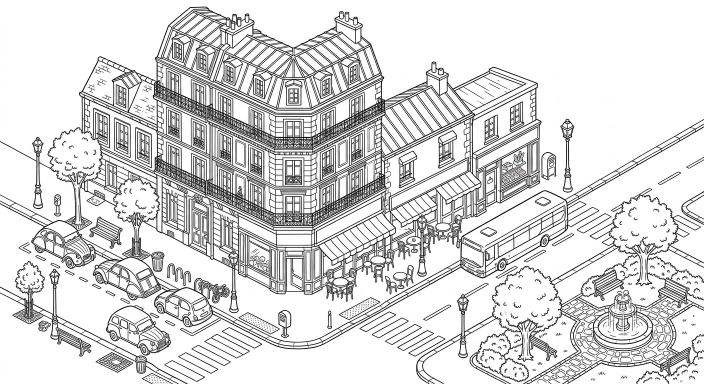
#> input picture IMG_6855.jpeg, 1408 x 768 px (shown at 1/2 size)
$ python mesure_reference.py ../IMG_6855.jpeg
#> lines starting #> are read from the running program, lines starting #| are printed output that depends on the picture
#| IMG_6855.jpeg (1408, 768)
"""Mesurer la REFERENCE : quel angle de camera une planche dessinee emploie-t-elle ?

    python3 v2/mesure_reference.py --test
    python3 v2/mesure_reference.py photo.jpg --zone 720 760 1450 1060
    python3 v2/mesure_reference.py photo.jpg --angles 14 -59

Ni Blender ni reseau : Pillow et numpy suffisent.

LE PRINCIPE. Dans une projection orthographique, deux directions du SOL
perpendiculaires entre elles tombent sur la page a des angles a1 et a2 tels que

        |tan(a1) x tan(a2)| = sin^2(elevation)

et cette relation ne depend PAS de l'orientation du batiment mesure. Il suffit
donc de trouver, sur une photo, les deux familles de droites d'un meme
batiment — par exemple les deux bords d'une toiture — pour en deduire la hauteur
de vue. La verticale, elle, reste verticale sur la page : c'est le controle qui
dit si la photo est droite.

COMMENT ON TROUVE LES FAMILLES. On tourne l'image d'un angle, on moyenne chaque
ligne, et on regarde si le profil obtenu est contraste : quand la rotation aligne
une famille de traits sur les lignes de l'image, le profil devient une suite de
creux nets. C'est une transformee de Radon du pauvre, et elle a un mérite sur
l'analyse de gradient : les croisements de traits ne l'abusent pas.

CE QU'IL FAUT SE MEFIER. Les plis du papier et l'eclairage font un pic a 0 degre
qui ecrase tout le reste ; d'ou le passe-haut avant la mesure, et le rejet de la
bande |angle| < 6 degres. Et le signe : la rotation de Pillow tourne dans l'autre
sens, l'angle rendu est l'oppose de l'angle du trait. `--test` verifie les deux.
"""
from __future__ import annotations

import argparse
import math
import sys
from pathlib import Path

import numpy as np
from PIL import Image, ImageDraw

BANDE_MORTE = 6.0        # degres autour de 0 et de 90 : plis, trame, bord de page


def passe_haut(img: Image.Image, r: int = 11) -> Image.Image:
#> called with r = 11
    a = np.asarray(img, dtype=np.float32)
    k = np.ones(2 * r + 1) / (2 * r + 1)
    b = np.apply_along_axis(lambda v: np.convolve(v, k, mode="same"), 0, a)
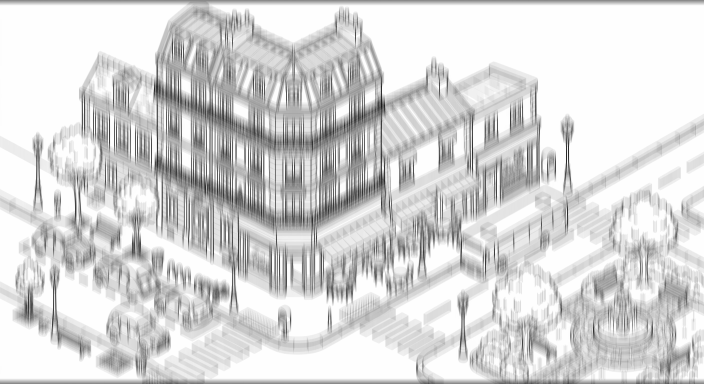
#> b: shape (768, 1408) float64 (shown at 1/2 size); min 0.0435, max 255, mean 215.2
    b = np.apply_along_axis(lambda v: np.convolve(v, k, mode="same"), 1, b)
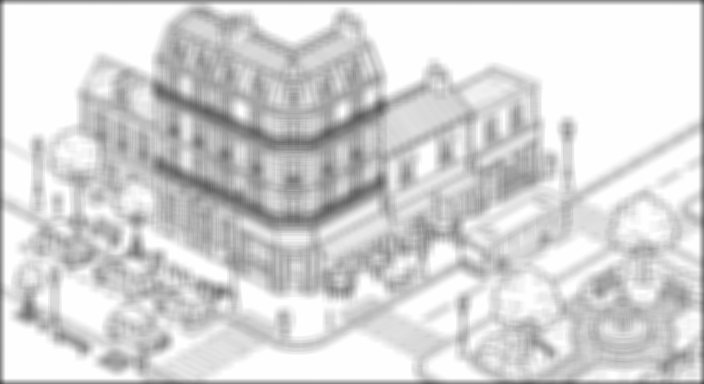
#> b: shape (768, 1408) float64 (shown at 1/2 size); min 69.32, max 255, mean 214.2
    return Image.fromarray(np.clip(128 + (a - b) * 2, 0, 255).astype(np.uint8))
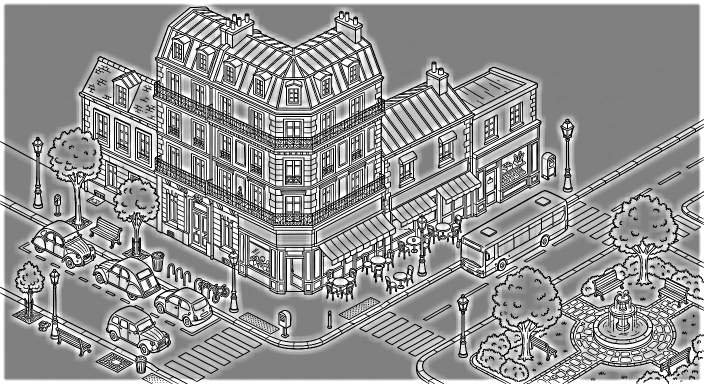
#> returned value: PIL image 1408x768 L (shown at 1/2 size); min 0, max 255, mean 149.9


def profil(img: Image.Image, pas: float = 0.5):
    """Nettete du profil pour chaque angle de rotation."""
#> called with pas = 0.5
    angles = np.arange(-89, 89, pas)
#> angles = 356 values from -89 to 88.5
    out = []
    for a in angles:
        r = img.rotate(-a, resample=Image.BILINEAR, expand=True, fillcolor=128)
        A = np.asarray(r, dtype=np.float32)
        h, w = A.shape
        m = int(0.20 * min(h, w))
        A = A[m:h - m, m:w - m]
        if A.size == 0:
            out.append(0.0)
            continue
        p = A.mean(axis=1)
        p = p - np.convolve(p, np.ones(21) / 21, mode="same")
        out.append(float(np.var(p[12:-12])))
#> this loop made 356 passes
#> (a, h, w, m) on passes 1 to 3: (-89, 1422, 794, 158), (-88.5, 1428, 806, 161), (-88, 1434, 818, 163)
#> pass 1, in profil, `r = img.rotate(-a, resample=Image.BILINEAR, expand=True, fillcolor=128)`:
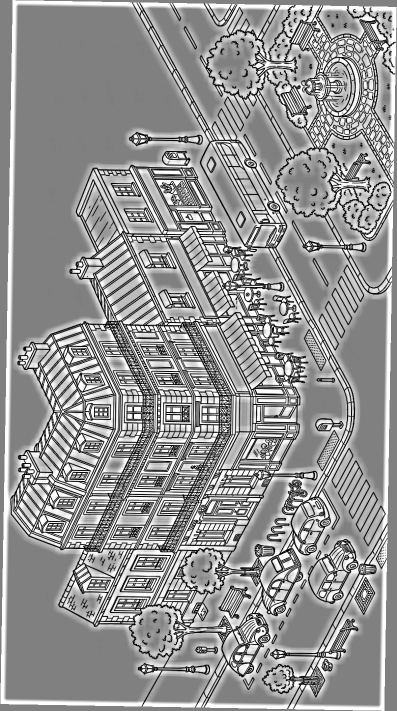
#> r: PIL image 794x1422 L (shown at 1/2 size); min 0, max 255, mean 148.7
#> pass 1, in profil, `A = A[m:h - m, m:w - m]`:
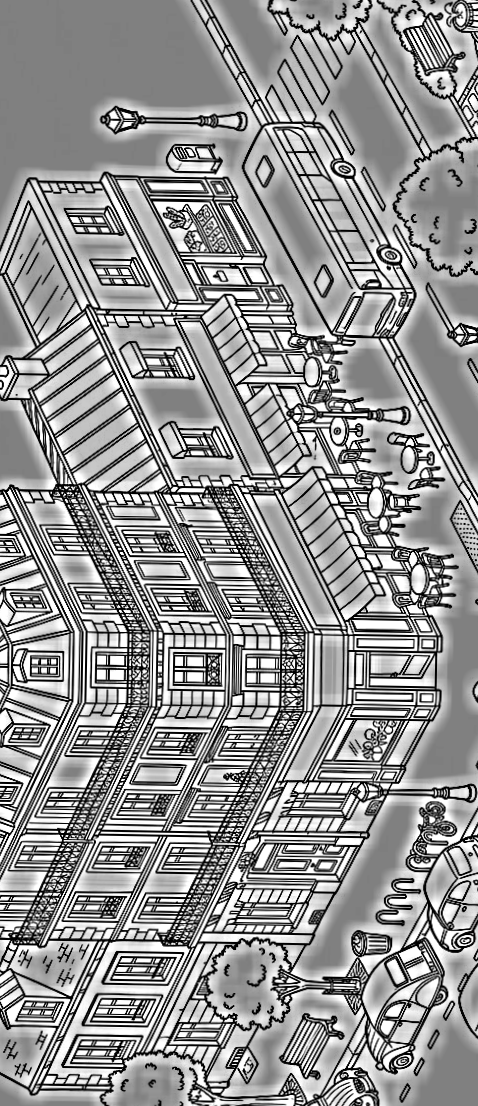
#> A: shape (1106, 478) float32; min 0, max 255, mean 149.6
#> pass 2, in profil, `r = img.rotate(-a, resample=Image.BILINEAR, expand=True, fillcolor=128)`:
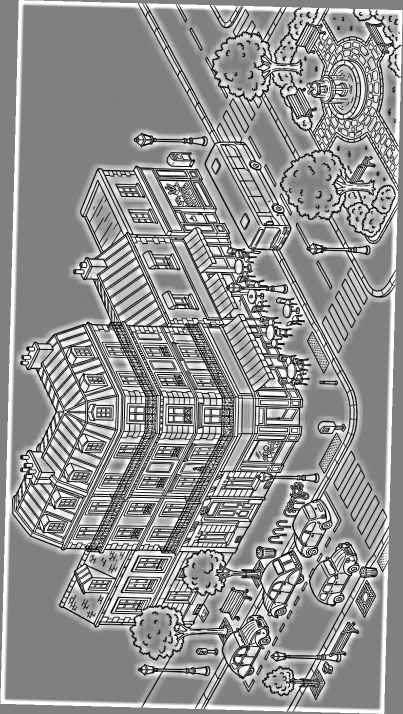
#> r: PIL image 806x1428 L (shown at 1/2 size); min 0, max 255, mean 148.3
#> after the loop, out = 356 values, max 177.4 at index 0, min 4.47 at index 288, mean 16.24
    return angles, np.convolve(np.array(out), np.ones(3) / 3, mode="same")


def familles(img: Image.Image, n: int = 4, ecart: float = 12.0):
    """Les n directions de traits les plus marquees, en degres, bande morte exclue.

    Positif = le trait descend vers la droite (l'axe y de l'image pointe en bas).
    """
    a, s = profil(passe_haut(img))
#> a = 356 values from -89 to 88.5; s = 356 values, max 138.3 at index 1, min 4.66 at index 288, mean 15.97
    garde = (np.abs(a) > BANDE_MORTE) & (np.abs(a) < 90 - BANDE_MORTE)
    a, s = a[garde], s[garde]
#> a = 310 values from -83.5 to 83.5; s = 310 values, max 49.72 at index 201, min 4.66 at index 252, mean 12.92
    res = []
    for i in np.argsort(-s):
        v = -a[i]                      # la rotation de Pillow inverse le signe
        if all(abs(v - p) > ecart for p, _ in res):
            res.append((v, s[i]))
        if len(res) == n:
            break
#> this loop made 21 passes
#> (i, v) on passes 1 to 12: (201, -29.5), (200, -29), (196, -27), (197, -27.5), (199, -28.5), (198, -28), (117, 25), (118, 24.5), (195, -26.5), (202, -30), (116, 25.5), (194, -26)
#> after the loop, res = [(-29.5, 49.72), (25, 47.09), (-83.5, 36.17), (82.5, 31.27)]
    haut = max(v for _, v in res) if res else 1.0
#> haut = 49.72
    return [(p, v / haut) for p, v in sorted(res)]


def elevation(a1: float, a2: float):
    """Hauteur de vue, en degres, a partir de deux directions du sol."""
    t = abs(math.tan(math.radians(a1)) * math.tan(math.radians(a2)))
    if t > 1.0:
        return None                    # pas deux directions d'un meme sol
    return math.degrees(math.asin(math.sqrt(t)))


def _planche(a1: float, a2: float, n: int = 800) -> Image.Image:
    img = Image.new("L", (n, n), 255)
    d = ImageDraw.Draw(img)
    for k in range(-70, 70):
        for a in (a1, a2):
            y = n // 2 + k * 30
            d.line([0, y, n, y + n * math.tan(math.radians(a))], fill=0, width=2)
    return img


def autotest() -> int:
    """Rejoue trois projections connues. Sans ce controle la mesure ne vaut rien :
    une premiere version, fondee sur le tenseur de structure, annoncait des
    familles a +-53 degres sur une planche tracee a +-30."""
    ok = True
    for elev, azimut in ((40, 21), (35, 45), (55, 30)):
        se = math.sin(math.radians(elev))
        t = math.tan(math.radians(azimut))
        a1 = math.degrees(math.atan(se * t))
        a2 = -math.degrees(math.atan(se / t))
        f = familles(_planche(a1, a2), n=2)
        mes = elevation(f[0][0], f[1][0])
        bon = mes is not None and abs(mes - elev) < 2.5
        ok &= bon
        print(f"  trace elevation {elev:2d} azimut {azimut:2d} -> familles "
              f"{a1:+6.1f} / {a2:+6.1f} ; mesure {f[0][0]:+6.1f} / {f[1][0]:+6.1f} "
              f"-> elevation {mes:5.1f}  {'OK' if bon else 'ECHEC'}")
    return 0 if ok else 1


def main() -> int:
    p = argparse.ArgumentParser(description=__doc__,
                                formatter_class=argparse.RawDescriptionHelpFormatter)
    p.add_argument("photo", nargs="?", type=Path)
    p.add_argument("--zone", nargs=4, type=int, metavar=("X0", "Y0", "X1", "Y1"),
                   help="n'analyser qu'un batiment : ses deux familles doivent "
                        "etre celles d'un MEME toit")
    p.add_argument("--angles", nargs=2, type=float, metavar=("A1", "A2"),
                   help="calculer l'elevation a partir de deux angles deja lus")
    p.add_argument("--verifier", nargs=2, type=float, metavar=("A1", "A2"),
                   help="tracer ces deux familles sur la zone, pour juger a l'oeil")
    p.add_argument("--sortie", type=Path, default=Path("verif.png"))
    p.add_argument("--test", action="store_true")
    args = p.parse_args()

    if args.test:
        return autotest()
    if args.angles:
        e = elevation(*args.angles)
        print(f"elevation = {e:.1f} deg" if e else
              "ces deux angles ne peuvent pas etre deux directions d'un meme sol")
        return 0
    if args.photo is None:
        p.error("donner une photo, ou --angles, ou --test")

    img = Image.open(args.photo).convert("L")
    if args.zone:
        img = img.crop(tuple(args.zone))
    print(f"{args.photo.name} {img.size}")

    if args.verifier:
        # LE JUGE, c'est l'oeil. La mesure propose plusieurs paires et une seule
        # est faite des deux bords d'un MEME toit ; aucune statistique ne le sait.
        v = img.convert("RGB").resize((img.size[0] * 2, img.size[1] * 2),
                                      Image.LANCZOS)
        d = ImageDraw.Draw(v)
        w, h = v.size
        for k in range(-80, 80):
            for a, col in zip(args.verifier, ((220, 0, 0), (0, 0, 220))):
                y = k * 60 + (0 if a == args.verifier[0] else 30)
                d.line([0, y, w, y + w * math.tan(math.radians(a))], fill=col, width=2)
        v.save(args.sortie)
        e = elevation(*args.verifier)
        print(f"  rouge {args.verifier[0]:+.1f}, bleu {args.verifier[1]:+.1f} -> "
              + (f"elevation {e:.1f} deg" if e else "paire impossible"))
        print(f"  -> {args.sortie}")
        return 0
    f = familles(img)
#> f = [(-83.5, 0.728), (-29.5, 1), (25, 0.947), (82.5, 0.629)]
    for a, poids in f:
        print(f"  famille a {a:+6.1f} deg   force {poids:4.2f}")
#> this loop made 4 passes
#|   famille a  -83.5 deg   force 0.73
#|   famille a  -29.5 deg   force 1.00
#|   famille a  +25.0 deg   force 0.95
#|   famille a  +82.5 deg   force 0.63
    for i in range(len(f)):
        for j in range(i + 1, len(f)):
            e = elevation(f[i][0], f[j][0])
            if e is not None and f[i][0] * f[j][0] < 0:
                print(f"  paire {f[i][0]:+.1f} / {f[j][0]:+.1f} -> elevation {e:.1f} deg")
#> this loop made 4 passes
#|   paire -29.5 / +25.0 -> elevation 30.9 deg
    return 0


if __name__ == "__main__":
    sys.exit(main())
#> (the program exits here)

$ run again, on assets/REF_02_castres.png
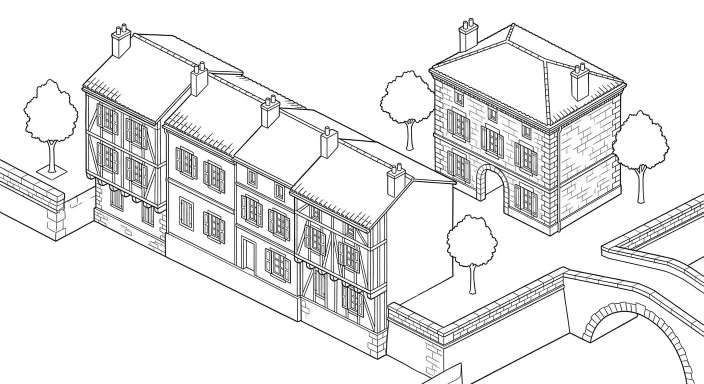
#> input picture assets/REF_02_castres.png, 1407 x 768 px (shown at 1/2 size)
#| REF_02_castres.png (1407, 768)
#> angles = 356 values from -89 to 88.5
#> the loop in profil, `for a in angles:` made 356 passes
#> (a, h, w, m) on passes 1 to 3: (-89, 1422, 793, 158), (-88.5, 1428, 805, 161), (-88, 1434, 817, 163)
#> pass 1, in profil, `A = A[m:h - m, m:w - m]`:
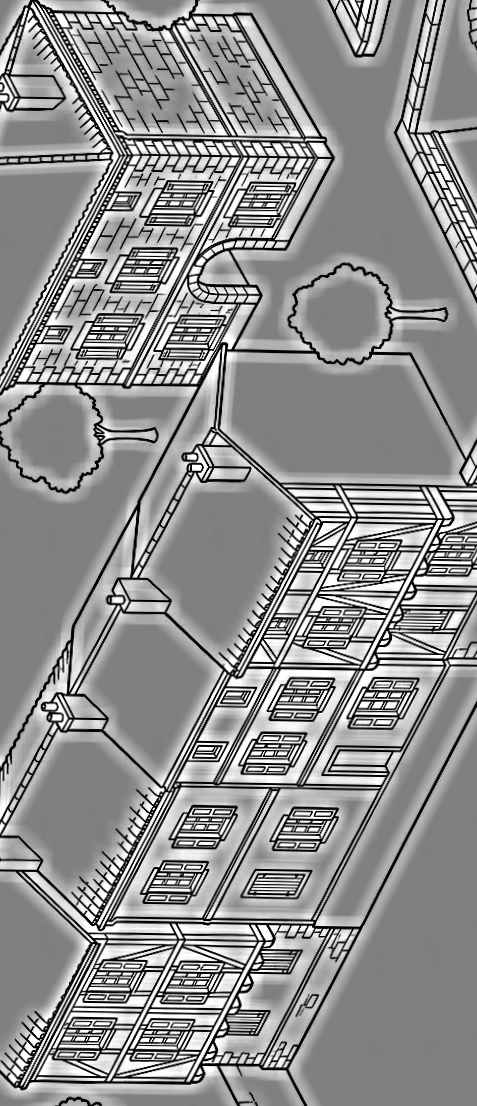
#> A: shape (1106, 477) float32; min 0, max 255, mean 144.6
#> pass 2, in profil, `r = img.rotate(-a, resample=Image.BILINEAR, expand=True, fillcolor=128)`:
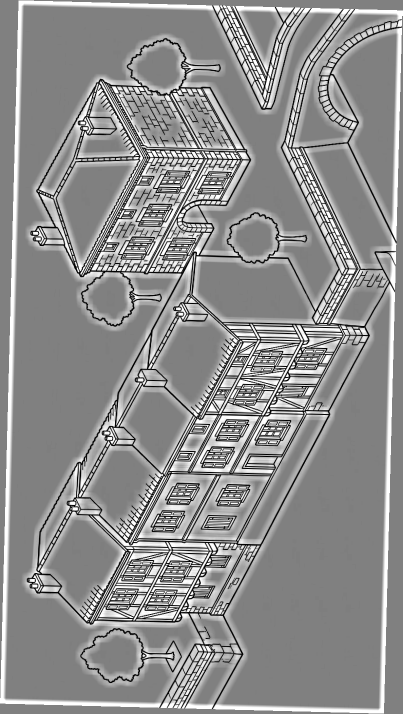
#> r: PIL image 805x1428 L (shown at 1/2 size); min 0, max 255, mean 142.8
#> after the loop in profil, `for a in angles:`: out = 356 values, max 144.8 at index 0, min 2.05 at index 99, mean 10.15
#> in familles, `a, s = profil(passe_haut(img))`: a = 356 values from -89 to 88.5; s = 356 values, max 119.3 at index 1, min 2.15 at index 73, mean 9.91
#> in familles, `a, s = a[garde], s[garde]`: a = 310 values from -83.5 to 83.5; s = 310 values, max 95.96 at index 114, min 2.15 at index 62, mean 7.42
#> the loop in familles, `for i in np.argsort(-s):` made 15 passes
#> (i, v) on passes 1 to 8: (114, 26.5), (115, 26), (113, 27), (116, 25.5), (112, 27.5), (117, 25), (111, 28), (196, -27)
#> after the loop in familles, `for i in np.argsort(-s):`: res = [(26.5, 95.96), (-27, 32.48), (83.5, 21.72), (-83.5, 21.34)]
#> haut = 95.96
#> f = [(-83.5, 0.222), (-27, 0.339), (26.5, 1), (83.5, 0.226)]
#> the loop in main, `for a, poids in f:` made 4 passes
#> (printed output is left out)
#> the loop in main, `for i in range(len(f)):` made 4 passes
#> (printed output is left out)
